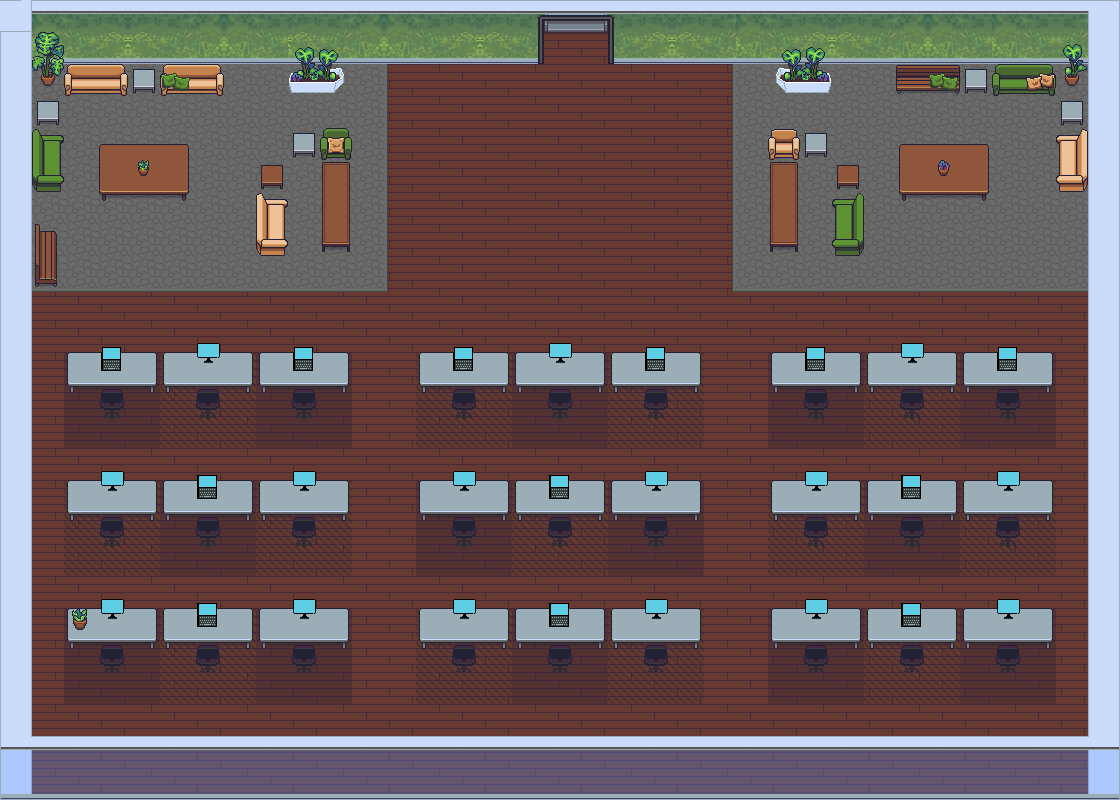

This is a level from a 2D game, rendered from its Tiled map with the project's own tilesets. A one-line summary and the map file follow, with tile-layer data summarised:
An orthogonal 35x25 tile map with 32x32 px tiles, 8 tile layers (floor 1, floor 2, furn 1, furn 2, ...), 9 tilesets.

<map version="1.4" tiledversion="1.4.2" orientation="orthogonal" renderorder="right-down" width="35" height="25" tilewidth="32" tileheight="32" infinite="0" nextlayerid="13" nextobjectid="1">
 <tileset firstgid="1" source="slack furn.tsx" />
 <tileset firstgid="626" source="../../tilesets/Gather Floors 1.x.tsx" />
 <tileset firstgid="3186" source="../../tilesets/Gather Plants 1.x.tsx" />
 <tileset firstgid="3986" source="../../old files/0/tilesets/Gather Furniture 0.x.tsx" />
 <tileset firstgid="5010" source="../../old files/0/tilesets/joao_goodies 0.x.tsx" />
 <tileset firstgid="5154" source="../../tilesets/Gather Tables 1.x.tsx" />
 <tileset firstgid="5960" source="../../tilesets/Gather Decoration 1.x.tsx" />
 <tileset firstgid="11720" source="../../tilesets/Gather Chairs 1.x.tsx" />
 <tileset firstgid="12120" source="../../tilesets/Gather Shadows 1.x.tsx" />
 <group id="8" name="BG\">
  <layer id="2" name="floor 1" width="35" height="25">
   <data>[875 cells, 875 non-empty, 8 distinct tile ids]</data>
  </layer>
  <layer id="9" name="floor 2" width="35" height="25">
   <data>[875 cells, 435 non-empty, 5 distinct tile ids]</data>
  </layer>
  <layer id="10" name="furn 1" width="35" height="25">
   <data>[875 cells, 214 non-empty, 33 distinct tile ids]</data>
  </layer>
  <layer id="12" name="furn 2" width="35" height="25">
   <data>[875 cells, 63 non-empty, 15 distinct tile ids]</data>
  </layer>
  <layer id="11" name="desktop 1" width="35" height="25">
   <data>[875 cells, 48 non-empty, 7 distinct tile ids]</data>
  </layer>
 </group>
 <group id="6" name="FG">
  <layer id="3" name="underwall" width="35" height="25">
   <data>[875 cells, 66 non-empty, 13 distinct tile ids]</data>
  </layer>
  <layer id="1" name="walls" width="35" height="25">
   <data>[875 cells, 182 non-empty, 20 distinct tile ids]</data>
  </layer>
  <layer id="7" name="fg 1" width="35" height="25">
   <data>[875 cells, 93 non-empty, 12 distinct tile ids]</data>
  </layer>
 </group>
</map>
